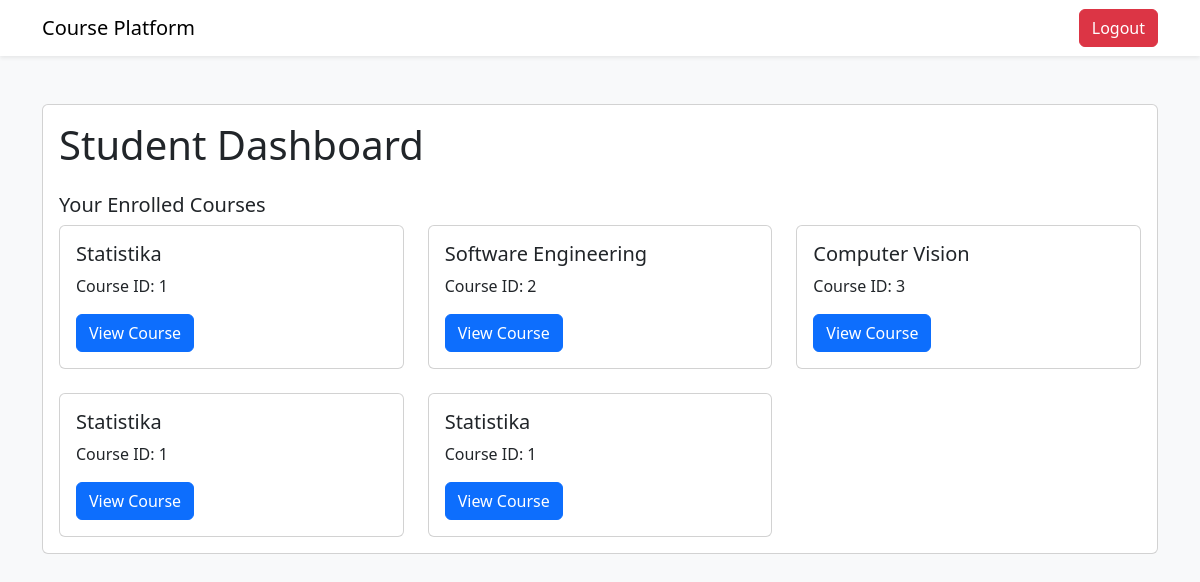
The app's page /student/courses (signed in) with its own data.
### tables this page shows
CREATE TABLE peserta_has_kursus (
                id_peserta INTEGER,
                id_kursus INTEGER,
                FOREIGN KEY (id_peserta) REFERENCES peserta(id_peserta),
                FOREIGN KEY (id_kursus) REFERENCES kursus(id_kursus)
            );

CREATE TABLE kursus (
                id_kursus INTEGER PRIMARY KEY AUTOINCREMENT,
                id_instruktur INTEGER,
                nama_kursus TEXT NOT NULL,
                harga_kursus INT NOT NULL,
                FOREIGN KEY (id_instruktur) REFERENCES instruktur(id_instruktur)
            );

### features/student.py (the view)
    def student_courses(self):
        if not session.get('email') and session.get('role') != 'user':
            return redirect(url_for('home'))
        email = session.get('email')
        id_student = query_db('SELECT * FROM peserta WHERE email = ?', (email,), one=True)
        enrolled_courses = query_db('SELECT * FROM peserta_has_kursus INNER JOIN kursus ON peserta_has_kursus.id_kursus = kursus.id_kursus WHERE id_peserta = ?', (id_student['id_peserta'],))
        return render_template('student/courses.html', courses=enrolled_courses)

### database.py (called while the page is built)
def get_db():
    db = getattr(g, '_database', None)
    if db is None:
        db = g._database = sqlite3.connect(DATABASE)
        db.row_factory = sqlite3.Row
    return db

def query_db(query, args=(), one=False):
    cur = get_db().execute(query, args)
    rv = cur.fetchall()
    cur.close()
    get_db().commit()
    return (rv[0] if rv else None) if one else rv

### templates/student/courses.html (shortened to what this page needs)
<!DOCTYPE html>
<html lang="en">
<head>
    <link href="https://cdn.jsdelivr.net/npm/bootstrap@5.3.0/dist/css/bootstrap.min.css" rel="stylesheet">
</head>
<body class="bg-light">
    <nav class="navbar navbar-expand-lg navbar-light bg-white shadow-sm">
        <div class="container">
            <a class="navbar-brand" href="/student">Course Platform</a>
            <div class="d-flex">
                <a href="/logout" class="btn btn-danger">Logout</a>
            </div>
        </div>
    </nav>
    <div class="container py-5">
        <div class="card">
            <div class="card-body">
                <h1 class="card-title mb-4">Student Dashboard</h1>
                <h2 class="card-title h5 mt-4">Your Enrolled Courses</h2>
                <div class="row g-4">
                    {% for course in courses %}
                    <div class="col-md-4">
                        <div class="card h-100">
                            <div class="card-body">
                                <h3 class="card-title h5">{{ course.nama_kursus }}</h3>
                                <p class="card-text">Course ID: {{ course.id_kursus }}</p>
                                <a href="/student/course/{{ course.id_kursus }}" class="btn btn-primary">View
                                    Course</a>
                            </div>
                        </div>
                    </div>
                    {% endfor %}
                </div>
            </div>
        </div>
    </div>
</body>
</html>

### records on screen
peserta_has_kursus: nama_kursus "Statistika", id_kursus "1"
peserta_has_kursus: nama_kursus "Software Engineering", id_kursus "2"
peserta_has_kursus: nama_kursus "Computer Vision", id_kursus "3"
peserta_has_kursus: nama_kursus "Statistika", id_kursus "1"
peserta_has_kursus: nama_kursus "Statistika", id_kursus "1"
